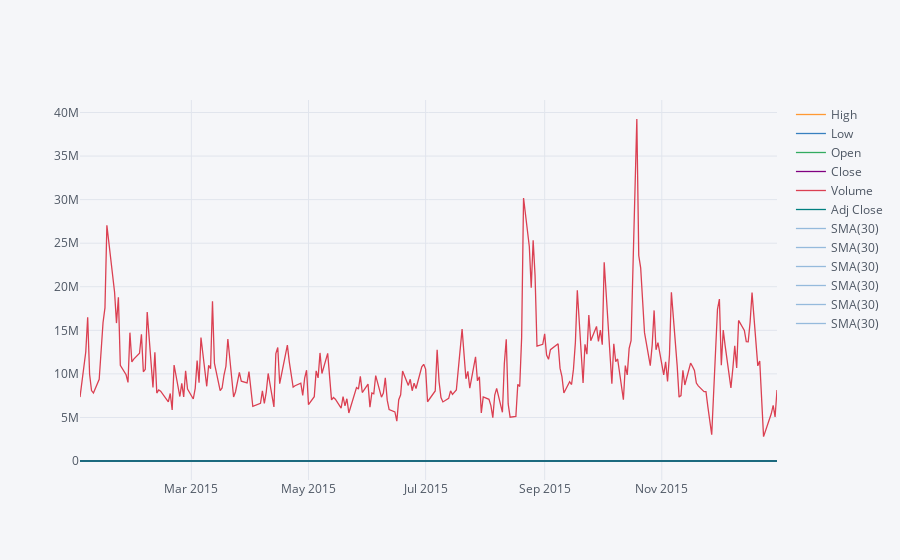

The notebook cell this image was saved under:
### Markdown cell above
** Use .ta_plot(study='sma') to create a Simple Moving Averages plot of Morgan Stanley for the year 2015.**

### Code cell
bank_stocks.loc['2015-01-01':"2015-12-31"]['MS'].ta_plot('sma',period = 30)

### Figure 1 — Plotly figure (JSON) as saved in the notebook; plotly's stock layout.template omitted (floating-point values rounded to 4 significant figures; data arrays with more than 128 entries replaced by an {"elided": "..."} marker saying what was removed)
{"data": [{"line": {"color": "rgba(255, 153, 51, 1.0)", "dash": "solid", "shape": "linear", "width": 1.3}, "mode": "lines", "name": "High", "text": "", "type": "scatter", "x": {"elided": "252 str values"}, "y": {"elided": "252 float values"}}, {"line": {"color": "rgba(55, 128, 191, 1.0)", "dash": "solid", "shape": "linear", "width": 1.3}, "mode": "lines", "name": "Low", "text": "", "type": "scatter", "x": {"elided": "252 str values"}, "y": {"elided": "252 float values"}}, {"line": {"color": "rgba(50, 171, 96, 1.0)", "dash": "solid", "shape": "linear", "width": 1.3}, "mode": "lines", "name": "Open", "text": "", "type": "scatter", "x": {"elided": "252 str values"}, "y": {"elided": "252 float values"}}, {"line": {"color": "rgba(128, 0, 128, 1.0)", "dash": "solid", "shape": "linear", "width": 1.3}, "mode": "lines", "name": "Close", "text": "", "type": "scatter", "x": {"elided": "252 str values"}, "y": {"elided": "252 float values"}}, {"line": {"color": "rgba(219, 64, 82, 1.0)", "dash": "solid", "shape": "linear", "width": 1.3}, "mode": "lines", "name": "Volume", "text": "", "type": "scatter", "x": {"elided": "252 str values"}, "y": {"elided": "252 int values"}}, {"line": {"color": "rgba(0, 128, 128, 1.0)", "dash": "solid", "shape": "linear", "width": 1.3}, "mode": "lines", "name": "Adj Close", "text": "", "type": "scatter", "x": {"elided": "252 str values"}, "y": {"elided": "252 float values"}}, {"line": {"color": "rgba(55, 128, 191, 0.49999999999999983)", "dash": "solid", "shape": "linear", "width": 1.3}, "mode": "lines", "name": "SMA(30)", "text": "", "type": "scatter", "x": {"elided": "252 str values"}, "y": {"elided": "252x6 mixed values"}}, {"line": {"color": "rgba(55, 128, 191, 0.49999999999999983)", "dash": "solid", "shape": "linear", "width": 1.3}, "mode": "lines", "name": "SMA(30)", "text": "", "type": "scatter", "x": {"elided": "252 str values"}, "y": {"elided": "252x6 mixed values"}}, {"line": {"color": "rgba(55, 128, 191, 0.49999999999999983)", "dash": "solid", "shape": "linear", "width": 1.3}, "mode": "lines", "name": "SMA(30)", "text": "", "type": "scatter", "x": {"elided": "252 str values"}, "y": {"elided": "252x6 mixed values"}}, {"line": {"color": "rgba(55, 128, 191, 0.49999999999999983)", "dash": "solid", "shape": "linear", "width": 1.3}, "mode": "lines", "name": "SMA(30)", "text": "", "type": "scatter", "x": {"elided": "252 str values"}, "y": {"elided": "252x6 mixed values"}}, {"line": {"color": "rgba(55, 128, 191, 0.49999999999999983)", "dash": "solid", "shape": "linear", "width": 1.3}, "mode": "lines", "name": "SMA(30)", "text": "", "type": "scatter", "x": {"elided": "252 str values"}, "y": {"elided": "252x6 mixed values"}}, {"line": {"color": "rgba(55, 128, 191, 0.49999999999999983)", "dash": "solid", "shape": "linear", "width": 1.3}, "mode": "lines", "name": "SMA(30)", "text": "", "type": "scatter", "x": {"elided": "252 str values"}, "y": {"elided": "252x6 mixed values"}}], "layout": {"legend": {"bgcolor": "#F5F6F9", "font": {"color": "#4D5663"}}, "paper_bgcolor": "#F5F6F9", "plot_bgcolor": "#F5F6F9", "title": {"font": {"color": "#4D5663"}}, "xaxis": {"gridcolor": "#E1E5ED", "showgrid": true, "tickfont": {"color": "#4D5663"}, "title": {"font": {"color": "#4D5663"}, "text": ""}, "zerolinecolor": "#E1E5ED"}, "yaxis": {"gridcolor": "#E1E5ED", "showgrid": true, "tickfont": {"color": "#4D5663"}, "title": {"font": {"color": "#4D5663"}, "text": ""}, "zerolinecolor": "#E1E5ED"}}}
